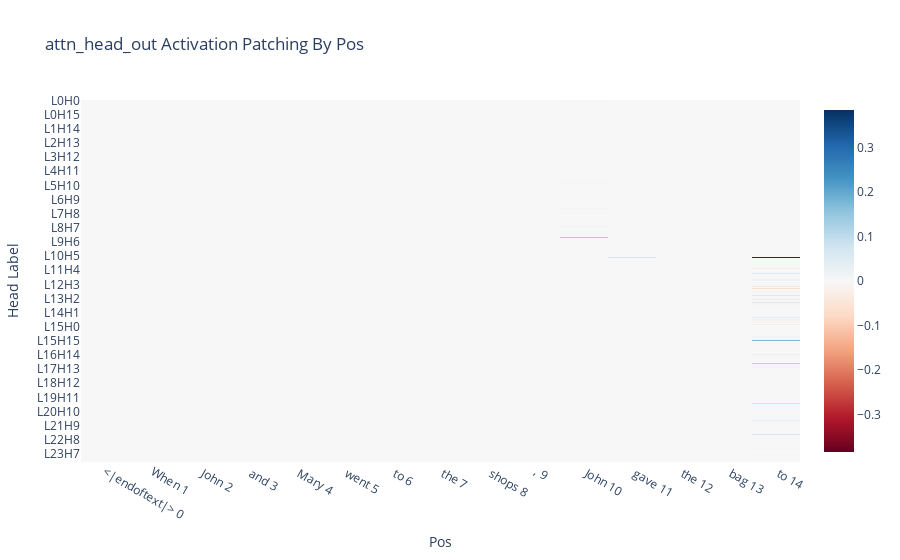

This figure's notebook cell:
### Markdown cell above
We can also see what heads are important at what positions for the IOI task.

### Code cell
ALL_HEAD_LABELS = [f"L{i}H{j}" for i in range(model.cfg.n_layers) for j in range(model.cfg.n_heads)]
if DO_SLOW_RUNS:
    attn_head_out_act_patch_results = patching.get_act_patch_attn_head_out_by_pos(model, corrupted_tokens, clean_cache, ioi_metric)
    attn_head_out_act_patch_results = einops.rearrange(attn_head_out_act_patch_results, "layer pos head -> (layer head) pos")
    imshow(attn_head_out_act_patch_results, 
        yaxis="Head Label", 
        xaxis="Pos", 
        x=[f"{tok} {i}" for i, tok in enumerate(model.to_str_tokens(clean_tokens[0]))],
        y=ALL_HEAD_LABELS,
        title="attn_head_out Activation Patching By Pos")

### Figure 1 — Plotly figure (JSON) as saved in the notebook; plotly's stock layout.template omitted (floating-point values rounded to 4 significant figures; data arrays with more than 128 entries replaced by an {"elided": "..."} marker saying what was removed)
{"data": [{"coloraxis": "coloraxis", "hovertemplate": "x: %{x}<br>y: %{y}<br>color: %{z}<extra></extra>", "name": "0", "type": "heatmap", "x": ["<|endoftext|> 0", "When 1", " John 2", " and 3", " Mary 4", " went 5", " to 6", " the 7", " shops 8", ", 9", " John 10", " gave 11", " the 12", " bag 13", " to 14"], "xaxis": "x", "y": {"elided": "384 str values"}, "yaxis": "y", "z": {"elided": "384x15 float values"}}], "layout": {"coloraxis": {"cmid": 0, "colorscale": [[0, "rgb(103,0,31)"], [0.1, "rgb(178,24,43)"], [0.2, "rgb(214,96,77)"], [0.3, "rgb(244,165,130)"], [0.4, "rgb(253,219,199)"], [0.5, "rgb(247,247,247)"], [0.6, "rgb(209,229,240)"], [0.7, "rgb(146,197,222)"], [0.8, "rgb(67,147,195)"], [0.9, "rgb(33,102,172)"], [1, "rgb(5,48,97)"]]}, "title": {"text": "attn_head_out Activation Patching By Pos"}, "xaxis": {"anchor": "y", "domain": [0, 1], "title": {"text": "Pos"}}, "yaxis": {"anchor": "x", "autorange": "reversed", "domain": [0, 1], "title": {"text": "Head Label"}}}}
